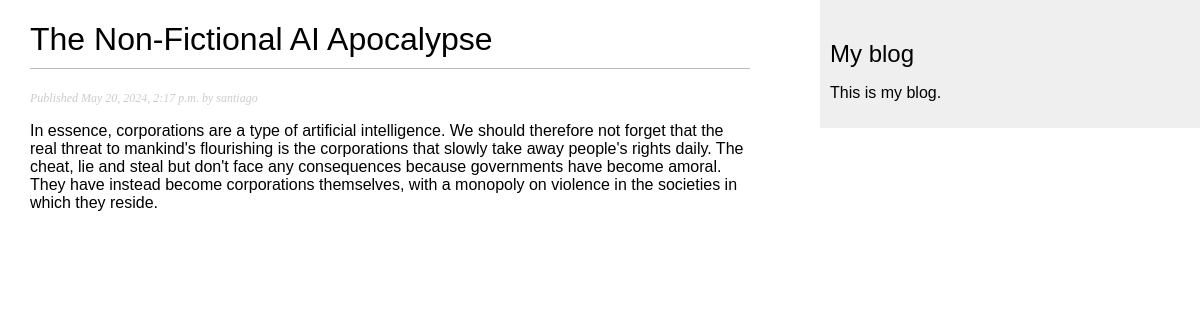
The page /blog/2024/5/20/ai-apocalypse-corporations/ on the database its author committed.
### blog/models.py (models this page shows, shortened)
class Post(models.Model):
    objects = models.Manager() # default manager
    published = PublishedManager() # custom manager
    class Status(models.TextChoices):
        DRAFT = 'DF','Draft'
        PUBLISHED = 'PB', 'Published'
    title = models.CharField(max_length = 250)
    slug = models.SlugField(max_length=250, unique_for_date='publish')
    author = models.ForeignKey(settings.AUTH_USER_MODEL,
                               on_delete=models.CASCADE,
                               related_name='blog_posts')
    body = models.TextField()
    publish = models.DateTimeField(default = timezone.now)
    created = models.DateTimeField(auto_now_add=True)
    updated = models.DateTimeField(auto_now=True)
    status = models.CharField(max_length=2,
                              choices=Status,
                              default=Status.DRAFT)
    class Meta:
        ordering = [
            '-publish',
        ]
        indexes = [
            models.Index(fields = ['-publish']),
        ]

### blog/views.py (the view)
# urls.py: path('<int:year>/<int:month>/<int:day>/<slug:post>/', views.post_detail, name='post_detail'),
def post_detail(request, year, month, day, post):
    post = get_object_or_404(Post,
                             status=Post.Status.PUBLISHED,
                             slug=post,
                             publish__year=year,
                             publish__month=month,
                             publish__day=day)
    return render( request,'blog/post/detail.html', {'post': post} )

### blog/templates/blog/post/detail.html (shortened to what this page needs)
{% extends "blog/base.html" %}
{% block content %}
<h1>{{ post.title }}</h1>
<p class="date">
  Published {{ post.publish }} by {{ post.author }}
</p>
{{ post.body|linebreaks }}
{% endblock %}

### blog/static/css/blog.css (style rules this page uses)
body { margin:0; padding:0; font-family:helvetica, sans-serif; }
h1 { font-weight:normal; border-bottom:1px solid #bbb; padding:0 0 10px 0; }
p.date { color:#ccc; font-family: georgia, serif; font-size: 12px; font-style: italic; }

### rows shown on the page
Post: title "The Non-Fictional AI Apocalypse", publish "May 20, 2024, 2:17 p.m.", author "santiago", body "In essence, corporations are a type of artificial intelligence. We should therefore not forget that the real threat to mankind's flourishing is the corporations that slowly take away people's rights daily. The cheat, lie and steal but don't face any consequences because governments have become amoral. They have instead become corporations themselves, with a monopoly on violence in the societies in which they reside."
